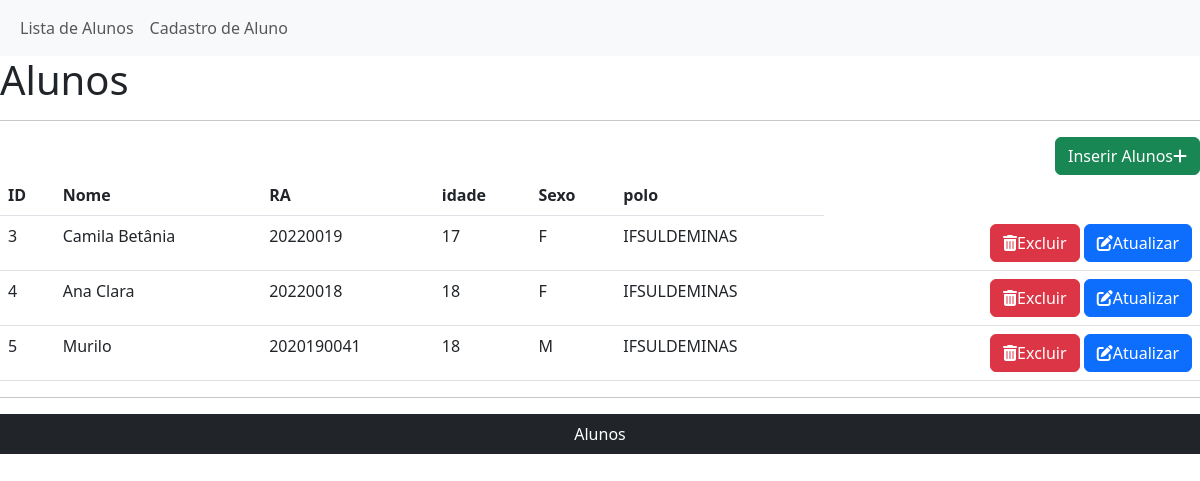
Page /usuario/index.php on the committed database.
### tables this page shows
CREATE TABLE IF NOT EXISTS `crud_aluno` (
  `codigo` int(11) NOT NULL AUTO_INCREMENT,
  `RA` int(11) NOT NULL,
  `nome` varchar(120) NOT NULL,
  `idade` int(11) NOT NULL,
  `sexo` varchar(10) NOT NULL,
  `polo` varchar(50) NOT NULL,
  PRIMARY KEY (`codigo`)
);

### usuario/consultar_todos.php (called while the page is built, shortened)
<?php
    require_once "../conexao.php";
    $sql = "SELECT * FROM `crud_aluno` ";
   $comando = $conexao->prepare($sql);
   $comando->execute();
   $resultado = $comando->get_result();
   while($aluno = $resultado->fetch_assoc()){
    $alunos[] = $aluno;
   }

### usuario/index.php (the view)
<?php require_once "consultar_todos.php"; ?>
<?php require_once "../template/cabecalho.php"; ?>
<?php require_once "../template/menu.php"; ?>
    <div class="counteiner">
        <h1>Alunos</h1>
        <hr>
    </div>
    <div class="text-end">
        <a href="form.php" class="btn btn-success">Inserir Alunos<i class="fa-solid fa-plus"></i></a>
    </div>
    <table class="table" id ="#myTable">
  <thead>
    <tr>
      <th scope="col">ID</th>
      <th scope="col">Nome</th>
      <th scope="col">RA</th>
      <th scope="col">idade</th>
      <th scope="col">Sexo</th>
      <th scope="col">polo</th>
    </tr>
  </thead>
  <tbody>
  <?php foreach($alunos as $aluno){?>
    <tr>
      <td><?php echo $aluno['codigo']; ?></td>
      <td><?php echo $aluno['nome']; ?></td>
      <td><?php echo $aluno['RA']; ?></td>
      <td><?php echo $aluno['idade']; ?></td>
      <td><?php echo $aluno['sexo']; ?></td>
      <td><?php echo $aluno['polo']; ?></td>
      <td>
        <td class="text-end">
        <a href="excluir.php?codigo=<?php echo $aluno['codigo']; ?>" class="btn btn-danger"><i class="fa-solid fa-trash-can"></i>Excluir</a>
        <a href="form.php?codigo=<?php echo $aluno['codigo']; ?>" class="btn btn-primary"><i class="fa-solid fa-pen-to-square"></i>Atualizar</a>
      </td>
      </td>
    </tr>
    <?php }?>
  </tbody>
</table>
<?php require_once "../template/rodape.php"; ?>

### template/cabecalho.php (shortened to what this page needs)
<!doctype html>
<html lang="en">
  <head>
    <link href="https://cdn.jsdelivr.net/npm/bootstrap@5.3.0-alpha3/dist/css/bootstrap.min.css" rel="stylesheet">
    <link rel="stylesheet" href="https://cdnjs.cloudflare.com/ajax/libs/font-awesome/6.4.0/css/all.min.css" />
    <link rel="stylesheet" href="//cdn.datatables.net/1.13.4/css/jquery.dataTables.min.css">
  </head>
  <body>

### template/menu.php (shortened to what this page needs)
<nav class="navbar navbar-expand-lg bg-body-tertiary">
  <div class="container-fluid">
    <div class="collapse navbar-collapse" id="navbarSupportedContent">
      <ul class="navbar-nav me-auto mb-2 mb-lg-0">
        <li class="nav-item">
          <a class="nav-link" href="../usuario/index.php">
            Lista de Alunos
          </a>
        </li>
        <li class="nav-item">
          <a class="nav-link" href="../usuario/form.php">
            Cadastro de Aluno
          </a>
        </li>
      </ul>
    </div>
  </div>
</nav>

### template/rodape.php (shortened to what this page needs)
<hr>
<footer class="bg-dark text-white text-center p-2">
Alunos
</footer>
</body>
</html>

### rows in the picture
crud_aluno: codigo "3", nome "Camila Betânia", RA "20220019", idade "17", sexo "F", polo "IFSULDEMINAS"
crud_aluno: codigo "4", nome "Ana Clara", RA "20220018", idade "18", sexo "F", polo "IFSULDEMINAS"
crud_aluno: codigo "5", nome "Murilo", RA "2020190041", idade "18", sexo "M", polo "IFSULDEMINAS"
